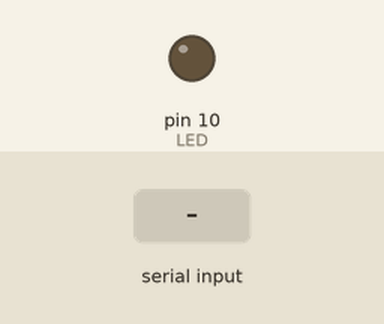
Bench run of a sketch on a simulated Arduino Uno, built with avr-gcc and run on an emulated ATmega328P. On the bench: output pins drawn as LEDs (lit = HIGH). Inputs (shaded band) come from the test bench.

Above: at 1.2 s.
1.3 s: byte 30 received over Serial
At 2.5 s:
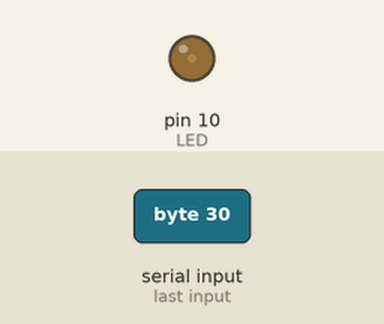
2.8 s: byte 90 received over Serial
At 3.8 s:
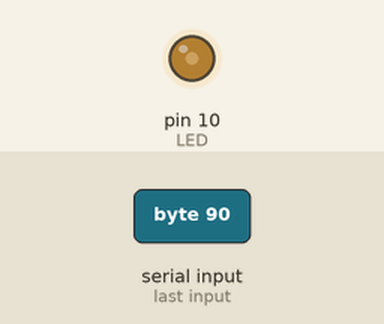
Timing chart, 0 to 5.8 s (numbered marks = the images above; inputs shaded):
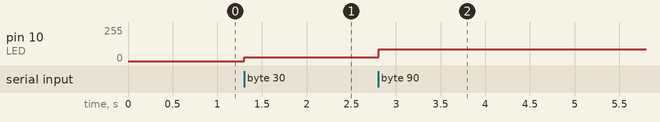

The sketch:

Processing_to_Arduino.ino
```cpp
const int LED = 10;
byte val; // Stores data recieved from processing

void setup() {
  // put your setup code here, to run once:
  pinMode(LED, OUTPUT);
  Serial.begin(9600);
}

void loop() {
  if(Serial.available()) // If data is available
  {
    val = Serial.read(); //  read values
  }

  analogWrite(LED, val);
  delay(10);
}
```

Measured:
- after the input at 1.3 s, pin 10 (LED): 0/255 → 30/255 at once
- after the input at 2.8 s, pin 10 (LED): 30/255 → 90/255 at once
